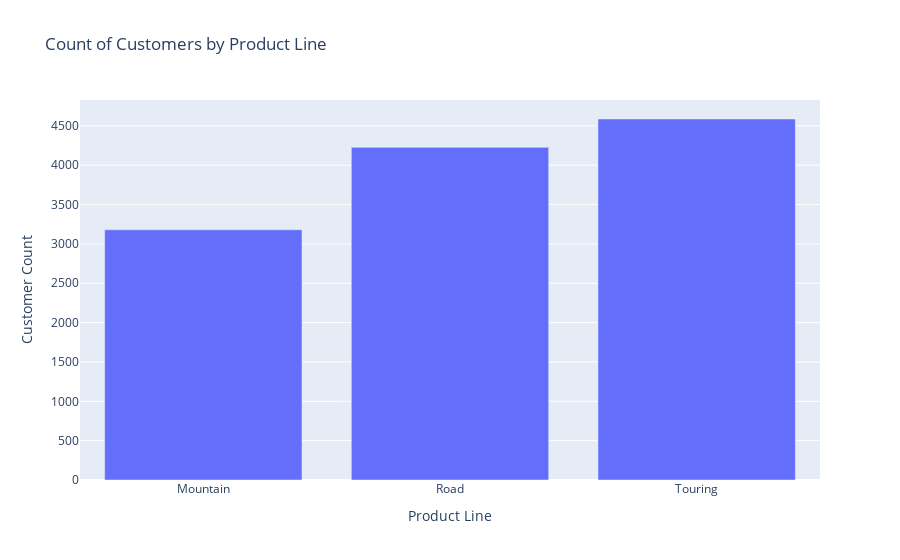

Source (notebook cell):
### Code cell
# Visualize the results using Plotly
import plotly.graph_objects as go
from pyspark.sql import SparkSession

# Create a SparkSession
spark = SparkSession.builder.getOrCreate()

# Execute the query and retrieve the results as a PySpark DataFrame
customers_count_by_product_line = spark.sql("""
    SELECT ProductLine, COUNT(*) AS customer_count
    FROM my_table
    GROUP BY ProductLine
""")

# Collect the results as a list of dictionaries
result_list = customers_count_by_product_line.collect()

# Extract the product line and customer count values
product_lines = [row["ProductLine"] for row in result_list]
customer_counts = [row["customer_count"] for row in result_list]

# Create a bar plot using Plotly
fig = go.Figure(data=[go.Bar(x=product_lines, y=customer_counts)])
fig.update_layout(title='Count of Customers by Product Line', xaxis_title='Product Line', yaxis_title='Customer Count')
fig.show()

### Figure 1 — Plotly figure (JSON) as saved in the notebook; plotly's stock layout.template omitted (floating-point values rounded to 4 significant figures)
{"data": [{"type": "bar", "x": ["Mountain", "Road", "Touring"], "y": [3179, 4227, 4587]}], "layout": {"title": {"text": "Count of Customers by Product Line"}, "xaxis": {"title": {"text": "Product Line"}}, "yaxis": {"title": {"text": "Customer Count"}}}}
